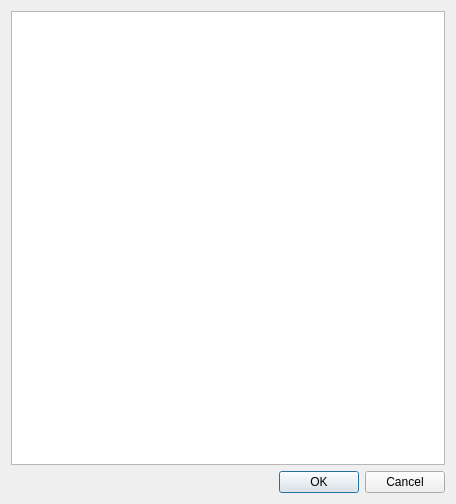
<?xml version="1.0" encoding="UTF-8"?>
<ui version="4.0">
 <class>DirectoryInfoBaseDialog</class>
 <widget class="QDialog" name="DirectoryInfoBaseDialog">
  <property name="geometry">
   <rect>
    <x>0</x>
    <y>0</y>
    <width>456</width>
    <height>504</height>
   </rect>
  </property>
  <property name="windowTitle">
   <string>Dialog</string>
  </property>
  <layout class="QGridLayout" name="gridLayout">
   <item row="0" column="0">
    <layout class="QVBoxLayout" name="verticalLayout">
     <item>
      <widget class="QTreeView" name="treeDirectoryInfoBase"/>
     </item>
     <item>
      <widget class="QDialogButtonBox" name="buttonBox">
       <property name="orientation">
        <enum>Qt::Horizontal</enum>
       </property>
       <property name="standardButtons">
        <set>QDialogButtonBox::Cancel|QDialogButtonBox::Ok</set>
       </property>
      </widget>
     </item>
    </layout>
   </item>
  </layout>
 </widget>
 <resources/>
 <connections>
  <connection>
   <sender>buttonBox</sender>
   <signal>accepted()</signal>
   <receiver>DirectoryInfoBaseDialog</receiver>
   <slot>accept()</slot>
   <hints>
    <hint type="sourcelabel">
     <x>248</x>
     <y>254</y>
    </hint>
    <hint type="destinationlabel">
     <x>157</x>
     <y>274</y>
    </hint>
   </hints>
  </connection>
  <connection>
   <sender>buttonBox</sender>
   <signal>rejected()</signal>
   <receiver>DirectoryInfoBaseDialog</receiver>
   <slot>reject()</slot>
   <hints>
    <hint type="sourcelabel">
     <x>316</x>
     <y>260</y>
    </hint>
    <hint type="destinationlabel">
     <x>286</x>
     <y>274</y>
    </hint>
   </hints>
  </connection>
 </connections>
</ui>
